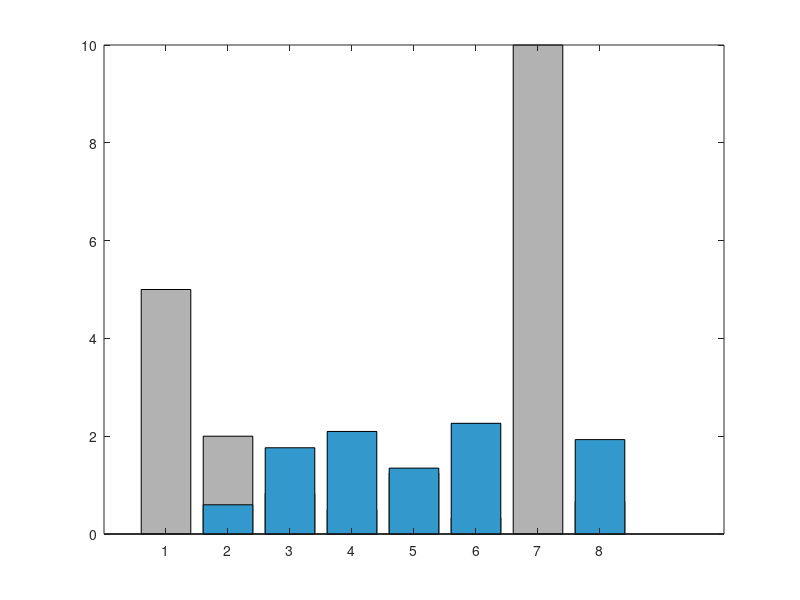

Recreate this plot in MATLAB. (Note: this script raises an error after producing the figure.)
%% 注水算法 Water-filling Algorithm
clear; clc; close all;

% ===== 参数设置 =====
N = 8;               % 子信道数目
P_total = 10;        % 总发射功率
N0 = 1;              % 噪声功率谱密度
% 信道增益 |H_k|^2
H_sq = [0.2, 0.5, 1.2, 2.0, 0.8, 3.0, 0.1, 1.5]; 

% 噪声基底: noise_floor(k) = N0 / |H_k|^2
noise_floor = N0 ./ H_sq;

% ===== 注水算法核心：搜索拉格朗日乘子 λ（水面高度）=====
% 目标：sum( max(1/λ - noise_floor, 0) ) = P_total
% 采用二分法求解λ
lambda_low = 1/(max(noise_floor)+0.01);
lambda_high = 1/min(noise_floor);
tol = 1e-6;    % 迭代精度
max_iter = 100;

for iter = 1:max_iter
    lambda_mid = (lambda_low + lambda_high)/2;
    Pk = max(1/lambda_mid - noise_floor, 0);
    P_sum = sum(Pk);

    if abs(P_sum - P_total) < tol
        break;
    elseif P_sum > P_total
        lambda_low = lambda_mid;
    else
        lambda_high = lambda_mid;
    end
end
lambda_opt = lambda_mid;
Pk = max(1/lambda_opt - noise_floor, 0);
C = sum( log2(1 + Pk.*H_sq / N0) ); % 总信道容量 bit/s/Hz

%% 输出结果
disp('子信道序号：'); disp(1:N);
disp('信道增益 |H|^2：'); disp(H_sq);
disp('噪声基底：'); disp(noise_floor);
disp('各子信道分配功率 Pk：'); disp(Pk);
disp(['总分配功率：',num2str(sum(Pk))]);
disp(['系统总容量：',num2str(C),' bit/s/Hz']);
disp(['最优注水线 1/λ：',num2str(1/lambda_opt)]);

%% 绘图：注水示意图
figure('Color','w');
bar(1:N, noise_floor,'FaceColor',[0.7 0.7 0.7]); hold on;
bar(1:N, Pk,'FaceColor',[0.2 0.6 0.8]);
yline(1/lambda_opt,'r--','LineWidth',1.5);
text(N-1,1/lambda_opt+0.05,'注水线 1/\lambda','Color','r');
xlabel('子信道编号'); ylabel('功率/噪声基底');
legend('噪声基底','分配功率','注水线');
title('注水算法功率分配');
grid on;
